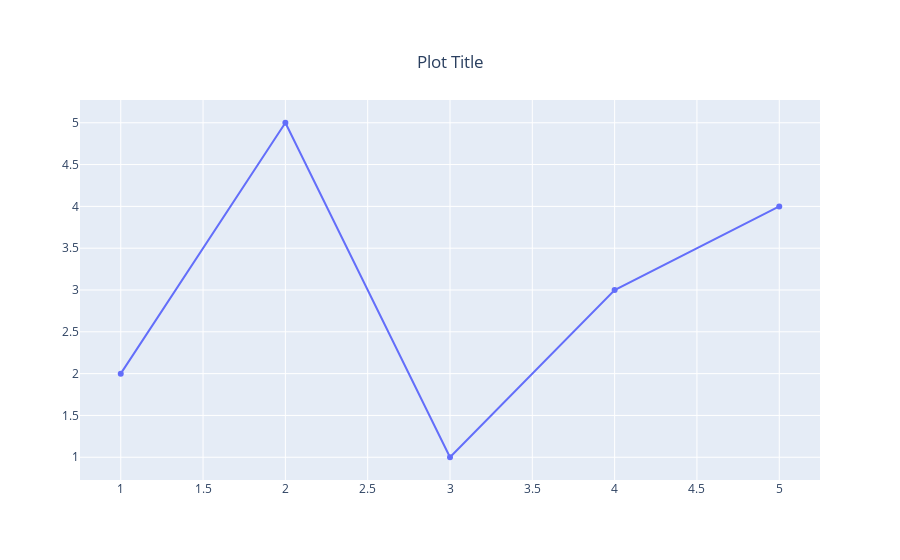

The code cell stored with this chart in its notebook:
### Code cell
figure = go.Figure(go.Scatter(
        x=[1,2,3,4,5], 
        y=[2,5,1,3,4]))

figure.update_layout(
    title={
     "text":"Plot Title",
        "y":0.9,
        "x":0.5,
    })

figure.show()
print(figure)

### Figure 1 — Plotly figure (JSON) as saved in the notebook; plotly's stock layout.template omitted (floating-point values rounded to 4 significant figures)
{"data": [{"type": "scatter", "x": [1, 2, 3, 4, 5], "y": [2, 5, 1, 3, 4]}], "layout": {"title": {"text": "Plot Title", "x": 0.5, "y": 0.9}}}
